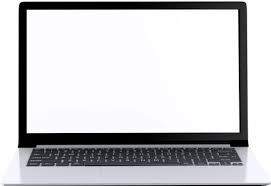
%> input picture detect_computer/laptop.jpg, 271 x 186 px
$ octave detect_computer.m   (GNU Octave 9; MATLAB toolbox functions it lacks are replaced by stand-ins)
%> lines starting %> are read from the running program, lines starting %| are printed output that depends on the picture; in (x1, y1, x2, y2) boxes, pixels count from 0 and x2, y2 are one past the last pixel; in counts of white or black regions, pixels touching at a corner belong together; the program's own positions count from 1
img =imread('laptop.jpg');
%> img is the input picture: size 186x271x3 uint8; mean R, G, B 200.1, 200.1, 202.3
bw = im2bw(img);
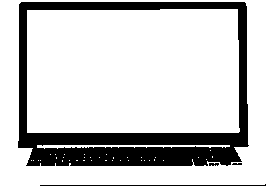
%> bw: size 186x271 logical; 78.9% white; 4 black regions (1 under 20 px)

stats = [regionprops(bw); regionprops(not(bw))]
%> stats = 43 regions; largest, box (x1, y1, x2, y2), Area and Centroid: (27, 9, 240, 133) 26128 [133.6 71.9], (0, 0, 271, 186) 13175 [142.5 119.4], (18, 2, 249, 166) 10346 [133.5 110.3], (37, 145, 230, 149) 443 [127 146.7], (40, 184, 266, 186) 227 [154 186]
figure 1, imshow(img);


for i = 1:numel(stats)
    rectangle('Position', stats(i).BoundingBox, ...
    'Linewidth', 2, 'EdgeColor', 'r', 'LineStyle', '--');
end
%> this loop made 43 passes
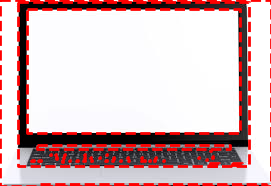
%> figure redrawn from the program's plot data
